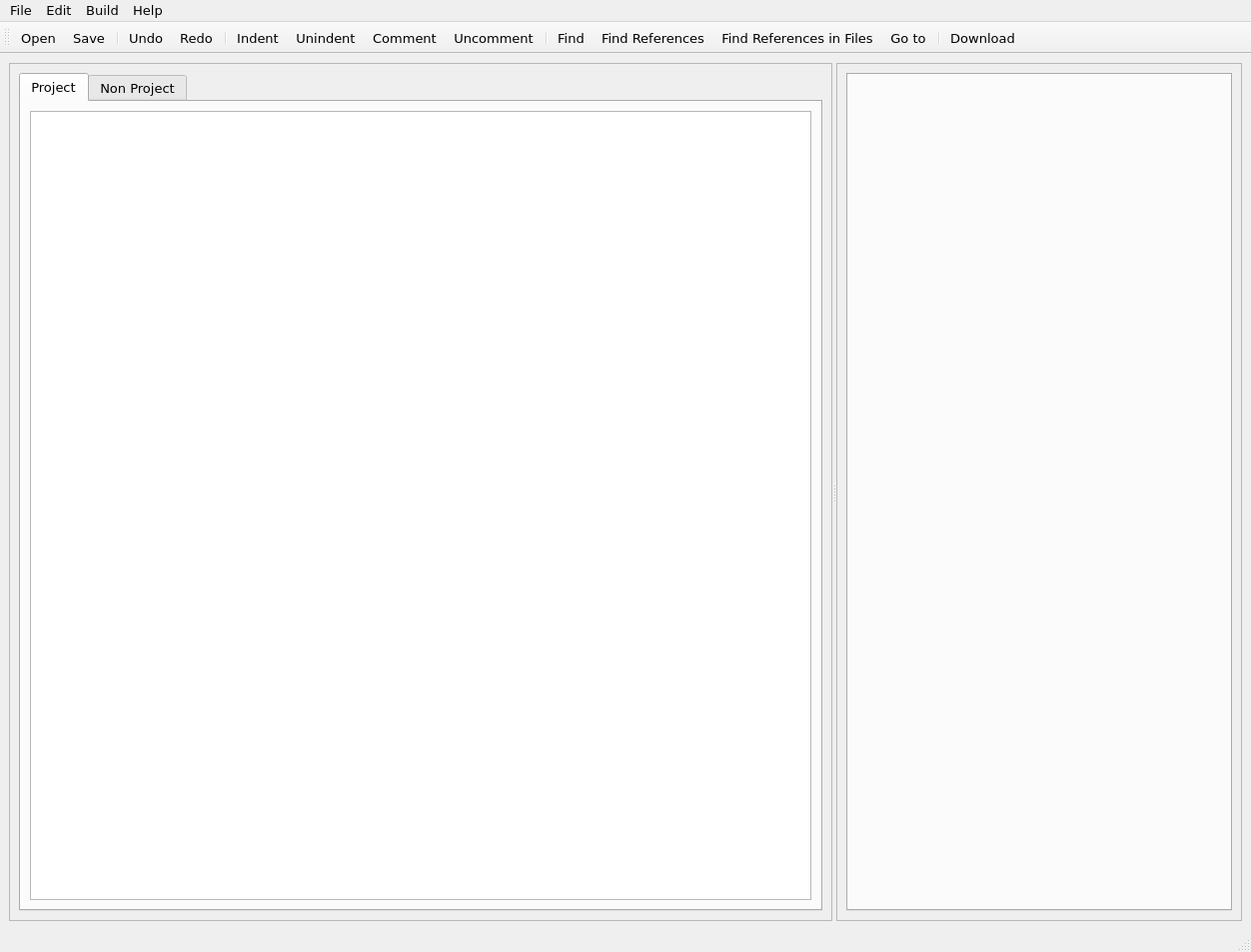
<?xml version="1.0" encoding="UTF-8"?>
<ui version="4.0">
 <class>MainWindow</class>
 <widget class="QMainWindow" name="MainWindow">
  <property name="geometry">
   <rect>
    <x>0</x>
    <y>0</y>
    <width>1252</width>
    <height>953</height>
   </rect>
  </property>
  <property name="minimumSize">
   <size>
    <width>750</width>
    <height>550</height>
   </size>
  </property>
  <property name="font">
   <font>
    <family>DejaVu Sans</family>
    <pointsize>10</pointsize>
   </font>
  </property>
  <property name="windowTitle">
   <string>Sift Flow</string>
  </property>
  <widget class="QWidget" name="centralwidget">
   <layout class="QGridLayout" name="gridLayout">
    <item row="0" column="0">
     <widget class="QSplitter" name="splitter_leftright">
      <property name="sizePolicy">
       <sizepolicy hsizetype="Preferred" vsizetype="Preferred">
        <horstretch>0</horstretch>
        <verstretch>0</verstretch>
       </sizepolicy>
      </property>
      <property name="orientation">
       <enum>Qt::Horizontal</enum>
      </property>
      <property name="childrenCollapsible">
       <bool>false</bool>
      </property>
      <widget class="QFrame" name="frame_left">
       <property name="frameShape">
        <enum>QFrame::StyledPanel</enum>
       </property>
       <property name="frameShadow">
        <enum>QFrame::Raised</enum>
       </property>
       <layout class="QGridLayout" name="gridLayout_3">
        <item row="0" column="0">
         <widget class="QTabWidget" name="tabWidget_treeview">
          <property name="currentIndex">
           <number>0</number>
          </property>
          <widget class="QWidget" name="tab_proj">
           <attribute name="title">
            <string>Project</string>
           </attribute>
           <layout class="QGridLayout" name="gridLayout_5">
            <item row="0" column="0">
             <widget class="QTreeWidget" name="treeWidget_proj">
              <property name="headerHidden">
               <bool>true</bool>
              </property>
              <column>
               <property name="text">
                <string notr="true">1</string>
               </property>
              </column>
             </widget>
            </item>
           </layout>
          </widget>
          <widget class="QWidget" name="tab_nonProj">
           <attribute name="title">
            <string>Non Project</string>
           </attribute>
           <layout class="QGridLayout" name="gridLayout_4">
            <item row="0" column="0">
             <widget class="QTreeWidget" name="treeWidget_nonProj">
              <property name="headerHidden">
               <bool>true</bool>
              </property>
              <column>
               <property name="text">
                <string notr="true">1</string>
               </property>
              </column>
             </widget>
            </item>
           </layout>
          </widget>
         </widget>
        </item>
       </layout>
      </widget>
      <widget class="QFrame" name="frame_right">
       <property name="autoFillBackground">
        <bool>false</bool>
       </property>
       <property name="frameShape">
        <enum>QFrame::StyledPanel</enum>
       </property>
       <property name="frameShadow">
        <enum>QFrame::Raised</enum>
       </property>
       <property name="lineWidth">
        <number>1</number>
       </property>
       <layout class="QGridLayout" name="gridLayout_2">
        <item row="0" column="0">
         <widget class="QTabWidget" name="tabWidget_viewer">
          <property name="sizePolicy">
           <sizepolicy hsizetype="Preferred" vsizetype="Preferred">
            <horstretch>0</horstretch>
            <verstretch>0</verstretch>
           </sizepolicy>
          </property>
          <property name="currentIndex">
           <number>-1</number>
          </property>
          <property name="tabsClosable">
           <bool>false</bool>
          </property>
         </widget>
        </item>
       </layout>
      </widget>
     </widget>
    </item>
   </layout>
  </widget>
  <widget class="QMenuBar" name="menubar">
   <property name="geometry">
    <rect>
     <x>0</x>
     <y>0</y>
     <width>1252</width>
     <height>21</height>
    </rect>
   </property>
   <widget class="QMenu" name="menuFile">
    <property name="title">
     <string>File</string>
    </property>
   </widget>
   <widget class="QMenu" name="menuHelp">
    <property name="title">
     <string>Help</string>
    </property>
    <addaction name="actionManual"/>
    <addaction name="actionAbout"/>
   </widget>
   <widget class="QMenu" name="menuEdit">
    <property name="title">
     <string>Edit</string>
    </property>
    <addaction name="actionUndo"/>
    <addaction name="actionRedo"/>
    <addaction name="separator"/>
    <addaction name="actionCut"/>
    <addaction name="actionCopy"/>
    <addaction name="actionPaste"/>
    <addaction name="separator"/>
    <addaction name="actionIndent"/>
    <addaction name="actionUnindent"/>
    <addaction name="actionComment"/>
    <addaction name="actionUncomment"/>
    <addaction name="separator"/>
    <addaction name="actionFind"/>
    <addaction name="actionFindInFiles"/>
    <addaction name="actionReference"/>
    <addaction name="actionReferenceInFiles"/>
    <addaction name="actionGoto"/>
   </widget>
   <widget class="QMenu" name="menuBuild">
    <property name="title">
     <string>Build</string>
    </property>
   </widget>
   <addaction name="menuFile"/>
   <addaction name="menuEdit"/>
   <addaction name="menuBuild"/>
   <addaction name="menuHelp"/>
  </widget>
  <widget class="QStatusBar" name="statusbar">
   <property name="autoFillBackground">
    <bool>false</bool>
   </property>
  </widget>
  <widget class="QToolBar" name="toolBar">
   <property name="orientation">
    <enum>Qt::Horizontal</enum>
   </property>
   <attribute name="toolBarArea">
    <enum>TopToolBarArea</enum>
   </attribute>
   <attribute name="toolBarBreak">
    <bool>false</bool>
   </attribute>
   <addaction name="actionOpen"/>
   <addaction name="actionSave"/>
   <addaction name="separator"/>
   <addaction name="actionUndo"/>
   <addaction name="actionRedo"/>
   <addaction name="separator"/>
   <addaction name="actionIndent"/>
   <addaction name="actionUnindent"/>
   <addaction name="actionComment"/>
   <addaction name="actionUncomment"/>
   <addaction name="separator"/>
   <addaction name="actionFind"/>
   <addaction name="actionReference"/>
   <addaction name="actionReferenceInFiles"/>
   <addaction name="actionGoto"/>
   <addaction name="separator"/>
   <addaction name="actionDownload"/>
  </widget>
  <action name="actionExit">
   <property name="text">
    <string>Exit</string>
   </property>
  </action>
  <action name="actionFind">
   <property name="text">
    <string>Find</string>
   </property>
  </action>
  <action name="actionManual">
   <property name="text">
    <string>Manual</string>
   </property>
  </action>
  <action name="actionAbout">
   <property name="text">
    <string>About</string>
   </property>
  </action>
  <action name="actionCut">
   <property name="text">
    <string>Cut</string>
   </property>
   <property name="toolTip">
    <string>Copys the selected text to the clipboard, then removes it from the editor.</string>
   </property>
   <property name="shortcut">
    <string>Ctrl+X</string>
   </property>
  </action>
  <action name="actionCopy">
   <property name="text">
    <string>Copy</string>
   </property>
   <property name="toolTip">
    <string>Copys selected text to the clipboard.</string>
   </property>
   <property name="shortcut">
    <string>Ctrl+C</string>
   </property>
  </action>
  <action name="actionPaste">
   <property name="text">
    <string>Paste</string>
   </property>
   <property name="toolTip">
    <string>Pastes the text in the clipboard, to the cursors location in the editor.</string>
   </property>
   <property name="shortcut">
    <string>Ctrl+V</string>
   </property>
  </action>
  <action name="actionFindInFiles">
   <property name="text">
    <string>Find in Files</string>
   </property>
   <property name="toolTip">
    <string>Open the selected text in the Find dialog, with all .fmls that contain a match opened in new tabs within the editor.</string>
   </property>
  </action>
  <action name="actionReference">
   <property name="text">
    <string>Find References</string>
   </property>
   <property name="toolTip">
    <string>Find the selected text's references in the current file.</string>
   </property>
  </action>
  <action name="actionUndo">
   <property name="text">
    <string>Undo</string>
   </property>
   <property name="toolTip">
    <string>Undo last change.</string>
   </property>
   <property name="shortcut">
    <string>Ctrl+Z</string>
   </property>
  </action>
  <action name="actionRedo">
   <property name="text">
    <string>Redo</string>
   </property>
   <property name="toolTip">
    <string>Redo a change that you just undid.</string>
   </property>
   <property name="shortcut">
    <string>Ctrl+Shift+Z</string>
   </property>
  </action>
  <action name="actionGoto">
   <property name="text">
    <string>Go to...</string>
   </property>
   <property name="toolTip">
    <string>Go to a specified line in the current viewer tab.</string>
   </property>
   <property name="shortcut">
    <string>Ctrl+G</string>
   </property>
  </action>
  <action name="actionIndent">
   <property name="text">
    <string>Indent</string>
   </property>
   <property name="toolTip">
    <string>Move a selected block of code right one tab</string>
   </property>
   <property name="shortcut">
    <string>Ctrl+Tab</string>
   </property>
  </action>
  <action name="actionUnindent">
   <property name="text">
    <string>Unindent</string>
   </property>
   <property name="toolTip">
    <string>Moves a selected block of text left one tab</string>
   </property>
   <property name="shortcut">
    <string>Ctrl+Shift+Backtab</string>
   </property>
  </action>
  <action name="actionComment">
   <property name="text">
    <string>Comment</string>
   </property>
   <property name="toolTip">
    <string>Comments out a selected block of text</string>
   </property>
   <property name="shortcut">
    <string>Ctrl+Q</string>
   </property>
  </action>
  <action name="actionUncomment">
   <property name="text">
    <string>Uncomment</string>
   </property>
   <property name="toolTip">
    <string>Removes all comments from a block of code</string>
   </property>
   <property name="shortcut">
    <string>Ctrl+Shift+Q</string>
   </property>
  </action>
  <action name="actionSave">
   <property name="text">
    <string>Save</string>
   </property>
  </action>
  <action name="actionSave_All">
   <property name="text">
    <string>Save &amp;All</string>
   </property>
  </action>
  <action name="actionOpen">
   <property name="text">
    <string>Open</string>
   </property>
   <property name="toolTip">
    <string>Open more .fmls</string>
   </property>
   <property name="shortcut">
    <string>Ctrl+O</string>
   </property>
  </action>
  <action name="actionDownload">
   <property name="text">
    <string>Download</string>
   </property>
   <property name="toolTip">
    <string>Download changed files to the printer. If the project is fml, it is compiled first.</string>
   </property>
   <property name="shortcut">
    <string>Ctrl+D</string>
   </property>
  </action>
  <action name="actionReferenceInFiles">
   <property name="text">
    <string>Find References in Files</string>
   </property>
   <property name="toolTip">
    <string>Find the text by reference in all project files.</string>
   </property>
  </action>
 </widget>
 <tabstops>
  <tabstop>treeWidget_proj</tabstop>
  <tabstop>treeWidget_nonProj</tabstop>
  <tabstop>tabWidget_treeview</tabstop>
 </tabstops>
 <resources/>
 <connections>
  <connection>
   <sender>actionExit</sender>
   <signal>activated()</signal>
   <receiver>MainWindow</receiver>
   <slot>close()</slot>
   <hints>
    <hint type="sourcelabel">
     <x>-1</x>
     <y>-1</y>
    </hint>
    <hint type="destinationlabel">
     <x>543</x>
     <y>394</y>
    </hint>
   </hints>
  </connection>
  <connection>
   <sender>treeWidget_proj</sender>
   <signal>itemSelectionChanged()</signal>
   <receiver>MainWindow</receiver>
   <slot>update()</slot>
   <hints>
    <hint type="sourcelabel">
     <x>102</x>
     <y>449</y>
    </hint>
    <hint type="destinationlabel">
     <x>543</x>
     <y>411</y>
    </hint>
   </hints>
  </connection>
  <connection>
   <sender>treeWidget_nonProj</sender>
   <signal>itemSelectionChanged()</signal>
   <receiver>MainWindow</receiver>
   <slot>update()</slot>
   <hints>
    <hint type="sourcelabel">
     <x>102</x>
     <y>449</y>
    </hint>
    <hint type="destinationlabel">
     <x>543</x>
     <y>411</y>
    </hint>
   </hints>
  </connection>
  <connection>
   <sender>splitter_leftright</sender>
   <signal>splitterMoved(int,int)</signal>
   <receiver>MainWindow</receiver>
   <slot>update()</slot>
   <hints>
    <hint type="sourcelabel">
     <x>543</x>
     <y>432</y>
    </hint>
    <hint type="destinationlabel">
     <x>543</x>
     <y>411</y>
    </hint>
   </hints>
  </connection>
  <connection>
   <sender>actionCut</sender>
   <signal>activated()</signal>
   <receiver>MainWindow</receiver>
   <slot>update()</slot>
   <hints>
    <hint type="sourcelabel">
     <x>-1</x>
     <y>-1</y>
    </hint>
    <hint type="destinationlabel">
     <x>555</x>
     <y>274</y>
    </hint>
   </hints>
  </connection>
  <connection>
   <sender>actionCopy</sender>
   <signal>activated()</signal>
   <receiver>MainWindow</receiver>
   <slot>update()</slot>
   <hints>
    <hint type="sourcelabel">
     <x>-1</x>
     <y>-1</y>
    </hint>
    <hint type="destinationlabel">
     <x>555</x>
     <y>274</y>
    </hint>
   </hints>
  </connection>
  <connection>
   <sender>actionPaste</sender>
   <signal>activated()</signal>
   <receiver>MainWindow</receiver>
   <slot>update()</slot>
   <hints>
    <hint type="sourcelabel">
     <x>-1</x>
     <y>-1</y>
    </hint>
    <hint type="destinationlabel">
     <x>555</x>
     <y>274</y>
    </hint>
   </hints>
  </connection>
  <connection>
   <sender>actionFindInFiles</sender>
   <signal>activated()</signal>
   <receiver>MainWindow</receiver>
   <slot>update()</slot>
   <hints>
    <hint type="sourcelabel">
     <x>-1</x>
     <y>-1</y>
    </hint>
    <hint type="destinationlabel">
     <x>555</x>
     <y>274</y>
    </hint>
   </hints>
  </connection>
  <connection>
   <sender>tabWidget_viewer</sender>
   <signal>tabCloseRequested(int)</signal>
   <receiver>MainWindow</receiver>
   <slot>update()</slot>
   <hints>
    <hint type="sourcelabel">
     <x>1009</x>
     <y>125</y>
    </hint>
    <hint type="destinationlabel">
     <x>555</x>
     <y>274</y>
    </hint>
   </hints>
  </connection>
 </connections>
</ui>
